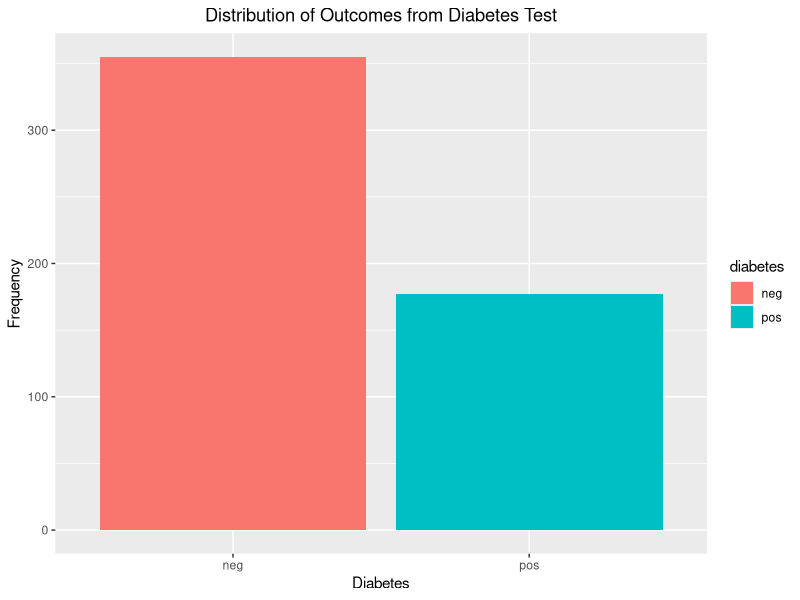
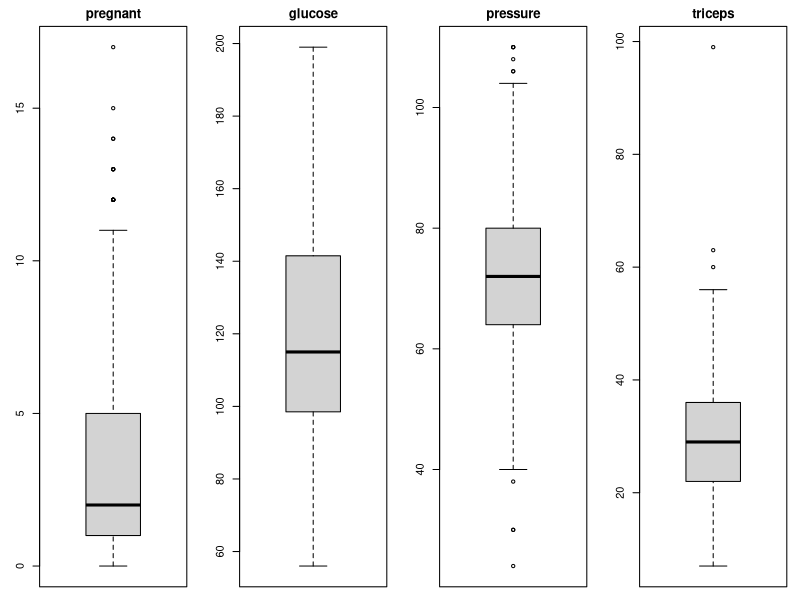
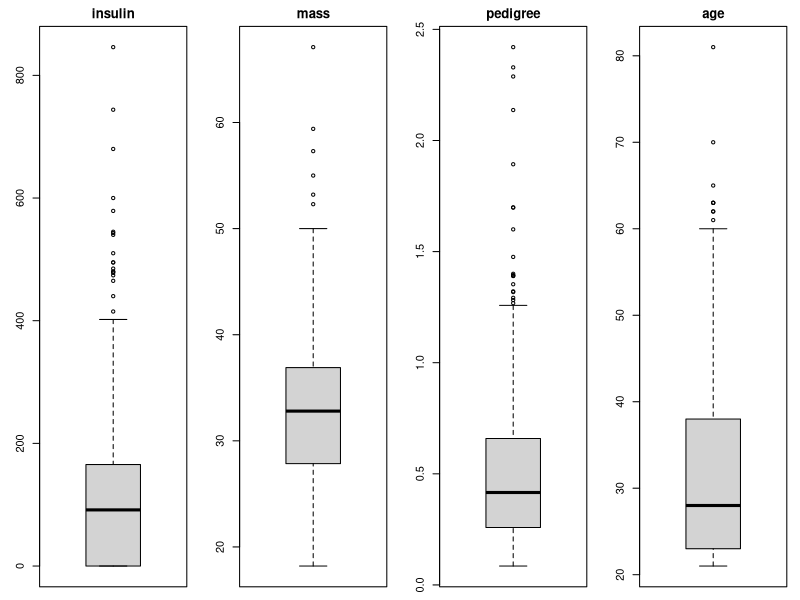
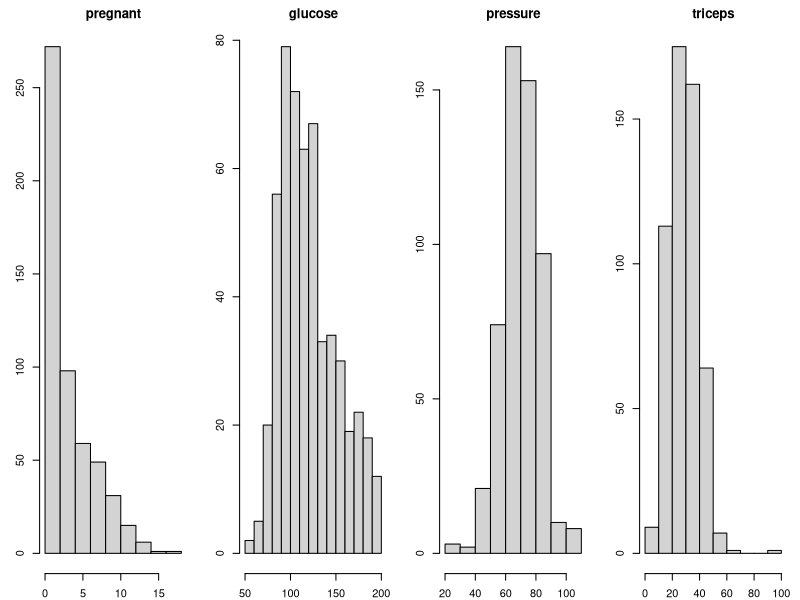
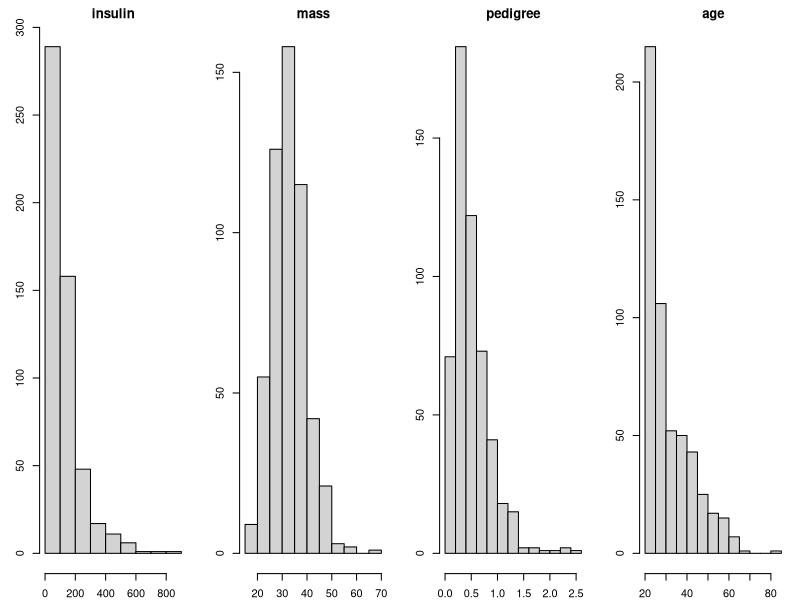
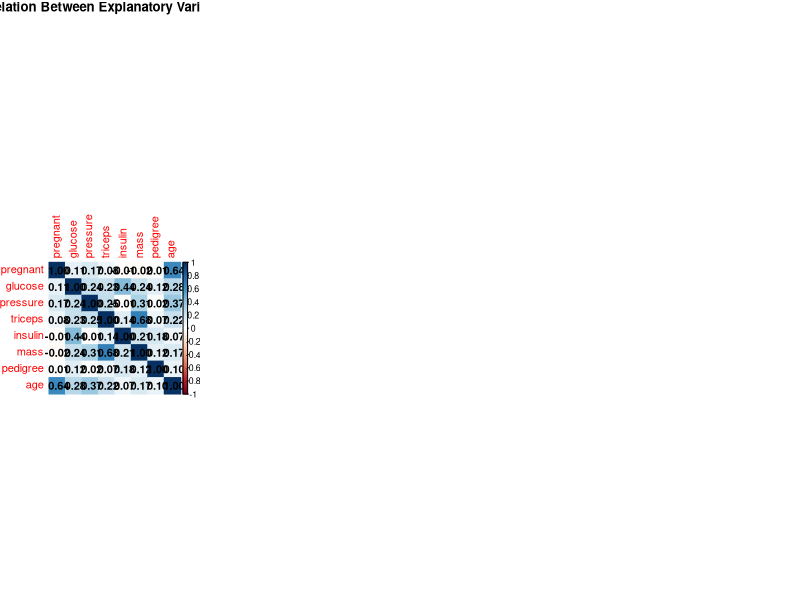
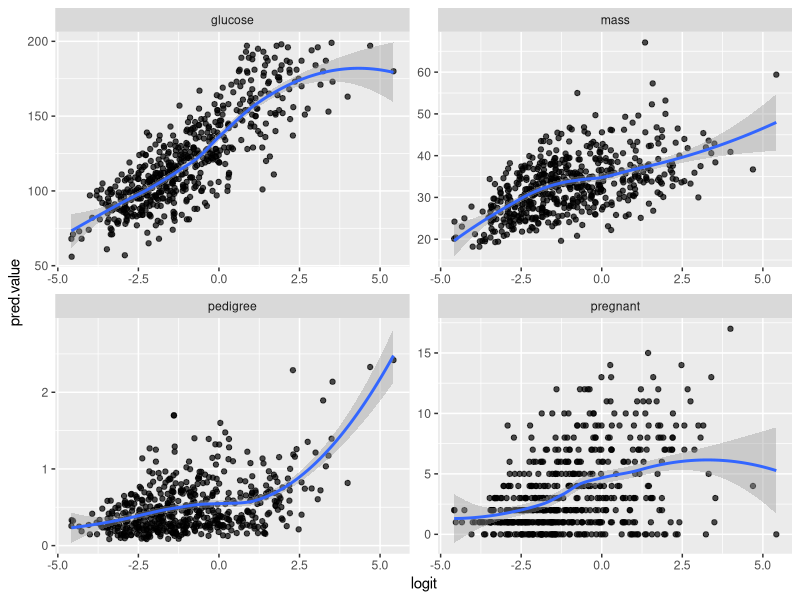
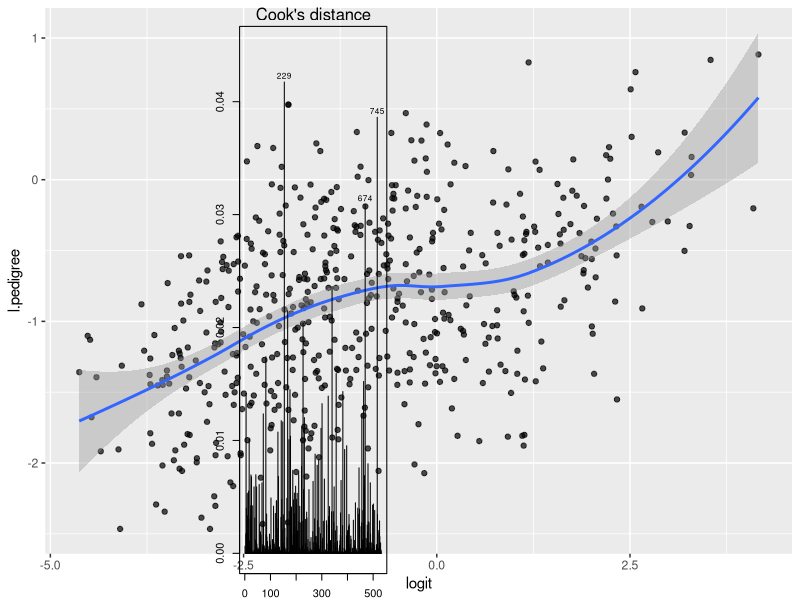

Here is the R script that generated these plots, in order:
## ---- chunk 1
knitr::opts_chunk$set(echo = TRUE)
knitr::knit_hooks$set(purl = knitr::hook_purl)
## ---- chunk 2
# Use install.packages("packagename") if the packages are not installed in R
library(car) 
library(caret) # For building ML models
library(corrplot) # For correlation plot
library(tidyverse) # For ggplot and dplyr packages
library(mlbench) # For data sets
library(lmtest) # For statistical tests
library(glmnet) # For LASSO logistic regression
## ---- chunk 3
data("PimaIndiansDiabetes")
## ---- chunk 4
str(PimaIndiansDiabetes)

summary(PimaIndiansDiabetes)
## ---- chunk 5
head(PimaIndiansDiabetes, n = 4)

tail(PimaIndiansDiabetes, n = 4)
## ---- chunk 6
data <- PimaIndiansDiabetes %>%
  dplyr::filter(glucose != 0 & pressure != 0 & triceps != 0 & mass != 0)

summary(data)
## ---- chunk 7
response <- subset(data, select = c(diabetes))

explvar <- subset(data, select = -c(diabetes))

summary(response)
summary(explvar)
## ---- chunk 8
ggplot(data = response) + 
  geom_bar(aes(x = diabetes, fill = diabetes)) + 
  ggtitle("Distribution of Outcomes from Diabetes Test") +
  xlab("Diabetes") + ylab("Frequency") +
  theme(plot.title = element_text(hjust = 0.5))
## ---- chunk 9
par(mfrow = c(1, 4), mar = c(1, 3, 2, 1))

for (i in 1:4) {
  boxplot(explvar[,i], main = names(explvar)[i])
}

for (i in 5:8) {
  boxplot(explvar[,i], main = names(explvar)[i])
}
## ---- chunk 10
par(mfrow = c(1, 4), mar = c(2, 3, 2, 1))

for (i in 1:4) {
  hist(explvar[,i], main = names(explvar)[i])
}

for (i in 5:8) {
  hist(explvar[,i], main = names(explvar)[i])
}
## ---- chunk 11
store_test <- list()

for (i in 1:8) {
  store_test <- cbind(store_test, 
                      shapiro.test(x = explvar[,i]))
}

store_test["data.name",] <- names(explvar)

store_test

store_test["p.value",] > 0.05
## ---- chunk 12
corrX <- cor(x = explvar, method = "spearman")

corrplot(corr = corrX, 
         method = "color", 
         addCoef.col = "black",
         title = "Correlation Between Explanatory Variables",
         mar = c(0, 0, 1, 0))
## ---- chunk 13
# Full model
model1 <- glm(diabetes == "pos" ~ ., #indicate "pos" so that it is 1 and "neg" is 0
              data = data, 
              family = binomial(link = "logit"))

summary(model1)
## ---- chunk 14
# Restricted model
model2 <- glm(diabetes == "pos" ~ pregnant + glucose + mass + pedigree, 
              data = data,
              family = binomial(link = "logit"))

summary(model2)
## ---- chunk 15
lmtest::lrtest(model2, model1)
## ---- chunk 16
car::vif(model2)
## ---- chunk 17
prob.model2 <- fitted.values(model2)

head(prob.model2)
## ---- chunk 18
pred <- names(coef(model2)[-1]) # Exclude intercept

plotdata <- subset(data, select = pred) # Only keep the variables used in the model

plotdata <- plotdata %>%
  mutate(logit = log(prob.model2/(1-prob.model2))) %>% # Bind logit to plotdata
  gather(key = "pred", value = "pred.value", -logit) 
## ---- chunk 19
ggplot(data = plotdata, aes(x = logit, y = pred.value)) +
  geom_point(alpha = 0.7) +
  geom_smooth(method = "loess") +
  facet_wrap(. ~ pred, scales = "free")
## ---- chunk 20
model3 <- glm(diabetes == "pos" ~ pregnant + glucose + mass + log(pedigree),
              data = data,
              family = binomial(link = "logit"))

summary(model3)
## ---- chunk 21
prob.model3 <- fitted.values(model3)

logit = log(prob.model3/(1-prob.model3))
## ---- chunk 22
plotdata2 <- subset(data, select = pred)

plotdata2 <- plotdata2 %>%
  mutate(l.pedigree = log(pedigree))
## ---- chunk 23
ggplot(data = plotdata2, aes(x = logit, y = l.pedigree)) +
  geom_point(alpha = 0.7) +
  geom_smooth(method = "loess")
## ---- chunk 24
plot(model3, which = 4)

head(sort(cooks.distance(model3), decreasing = T))
## ---- chunk 25
std.resid <- rstandard(model3)

val <- abs(std.resid) > 3

table(val)["TRUE"] # Returned NA because there are no TRUE logical values
## ---- chunk 26
car::outlierTest(model3)
## ---- chunk 27
prob.model1 <- fitted.values(model1) #can also use predict(model1, type="response")
## ---- chunk 28
prediction.model1 <- as.factor(ifelse(prob.model1 > 0.5, "pos", "neg"))

confusionMatrix(data$diabetes,
                prediction.model1,
                dnn = c("Actual", "Predicted"))
## ---- chunk 29
prediction.model2 <- as.factor(ifelse(prob.model2 > 0.5, "pos", "neg"))

confusionMatrix(data$diabetes,
                prediction.model2,
                dnn = c("Actual", "Predicted"))
## ---- chunk 30
prediction.model3 <- as.factor(ifelse(prob.model3 > 0.5, "pos", "neg"))

confusionMatrix(data$diabetes, 
                prediction.model3,
                dnn = c("Actual", "Predicted"))
